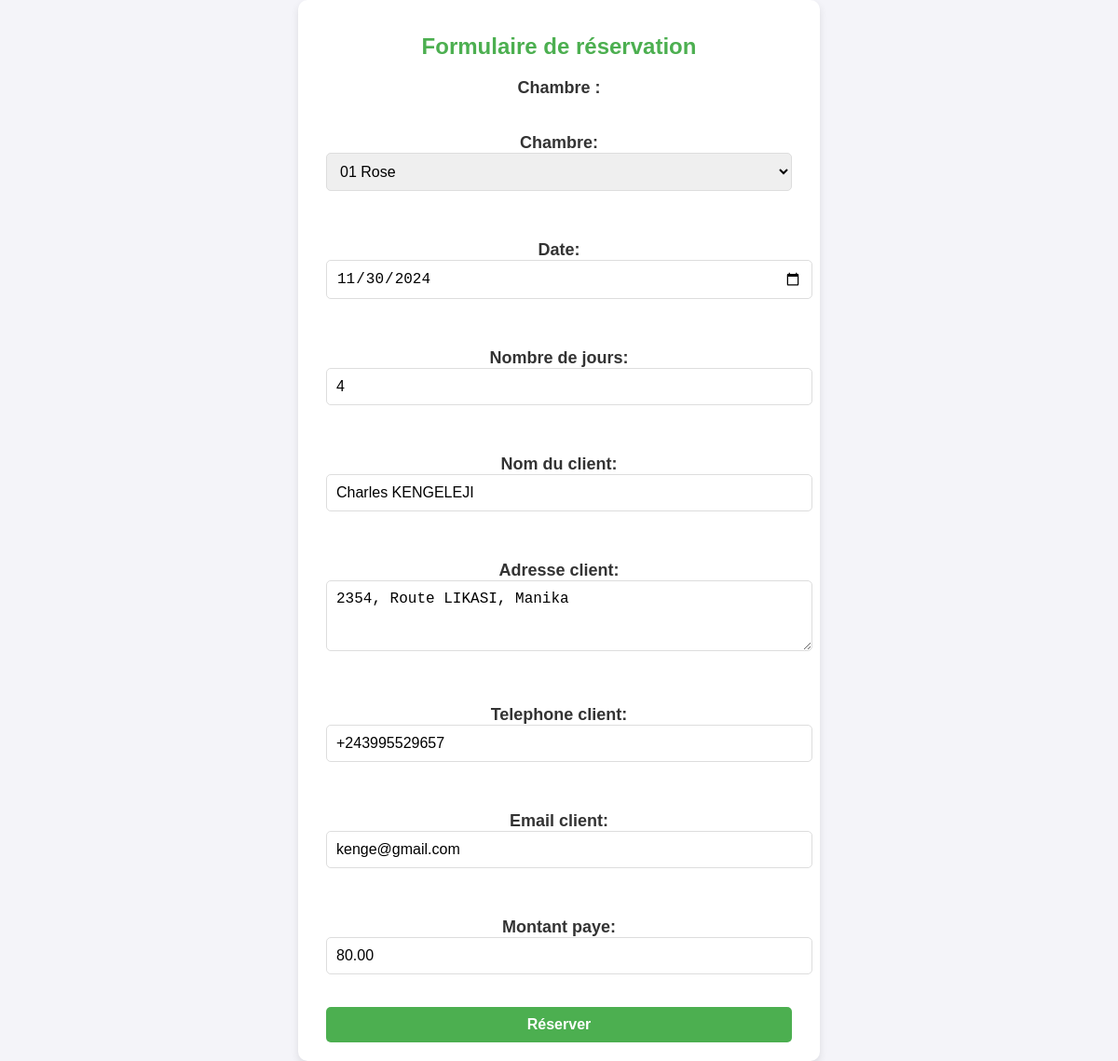
The app's page /reservation/1/modifier/ with its own data.
### kenge/models.py (models this page shows, shortened)
class Reservation(models.Model):
    chambre = models.ForeignKey('Chambre', on_delete=models.CASCADE)
    date = models.DateField()  # Date de début de la réservation
    nombre_de_jours = models.PositiveIntegerField()  # Nombre de jours réservés
    nom_du_client = models.CharField(max_length=255)  # Nom du client
    adresse_client = models.TextField(blank=True, null=True)  # Adresse du client
    telephone_client = models.CharField(max_length=15, blank=True, null=True)  # Téléphone du client
    email_client = models.EmailField(blank=True, null=True)  # Email du client
    montant_paye = models.DecimalField(max_digits=10, decimal_places=2)  # Montant payé
    date_creation = models.DateTimeField(auto_now_add=True)  # Date de création de la réservation

### kenge/views.py (the view)
# urls.py: path('reservation/<int:reservation_id>/modifier/', views.reservation_update, name='reservation_update'),
def reservation_update(request, reservation_id):
    reservation = get_object_or_404(Reservation, id=reservation_id)
    if request.method == 'POST':
        form = ReservationForm(request.POST, instance=reservation)
        if form.is_valid():
            form.save()
            return redirect('reservation_detail', reservation_id=reservation.id)
    else:
        form = ReservationForm(instance=reservation)
    return render(request, 'reservation_form.html', {'form': form})

### kenge/forms.py (shortened to what this page needs)
class ReservationForm(forms.ModelForm):
    class Meta:
        model = Reservation
        fields = [
            'chambre',
            'date',
            'nombre_de_jours',
            'nom_du_client',
            'adresse_client',
            'telephone_client',
            'email_client',
            'montant_paye',
        ]
        widgets = {
            'date': forms.DateInput(attrs={'type': 'date', 'class': 'form-control'}),
            'nombre_de_jours': forms.NumberInput(attrs={'class': 'form-control', 'min': 1}),
            'nom_du_client': forms.TextInput(attrs={'class': 'form-control'}),
            'adresse_client': forms.Textarea(attrs={'class': 'form-control', 'rows': 3}),
            'telephone_client': forms.TextInput(attrs={'class': 'form-control'}),
            'email_client': forms.EmailInput(attrs={'class': 'form-control'}),
            'montant_paye': forms.NumberInput(attrs={'class': 'form-control', 'step': '0.01', 'min': 0}),
            'chambre': forms.Select(attrs={'class': 'form-control'}),
        }

### kenge/models.py (called while the page is built)
    def __str__(self):
        return self.nom_de_la_chambre

### kenge/templates/reservation_form.html (shortened to what this page needs)
<!DOCTYPE html>
<html lang="fr">
<head>
</head>
<body>
    <div class="container">
        <h1>Formulaire de réservation</h1>
        <p><strong>Chambre :</strong> {{ chambre.nom_de_la_chambre }}</p>
        <form method="post">
            {{ form.as_p }}
            <button type="submit">Réserver</button>
        </form>
    </div>
</body>
</html>

### kenge/templates/reservation_form.html (style rules this page uses)
body { font-family: Arial, sans-serif; background-color: #f4f4f9; color: #333; margin: 0; padding: 0; display: flex; justify-content: center; align-items: center; min-height: 100vh; }
.container { background-color: #ffffff; border-radius: 10px; box-shadow: 0 4px 8px rgba(0, 0, 0, 0.1); padding: 20px 30px; max-width: 500px; width: 100%; }
h1 { font-size: 24px; color: #4CAF50; text-align: center; margin-bottom: 20px; }
p { font-size: 18px; margin-bottom: 20px; text-align: center; }
form { display: flex; flex-direction: column; }
form label { font-weight: bold; margin-bottom: 5px; }
form input, form select, form textarea { padding: 10px; margin-bottom: 15px; border: 1px solid #ddd; border-radius: 5px; font-size: 16px; width: 100%; }
button { padding: 10px; font-size: 16px; font-weight: bold; color: #ffffff; background-color: #4CAF50; border: none; border-radius: 5px; cursor: pointer; transition: background-color 0.3s ease; }

### records on screen
Reservation: chambre "01 Rose", date "11/30/2024", nombre_de_jours "4", nom_du_client "Charles KENGELEJI", adresse_client "2354, Route LIKASI, Manika", telephone_client "+243995529657", email_client "kenge@gmail.com", montant_paye "80.00"
